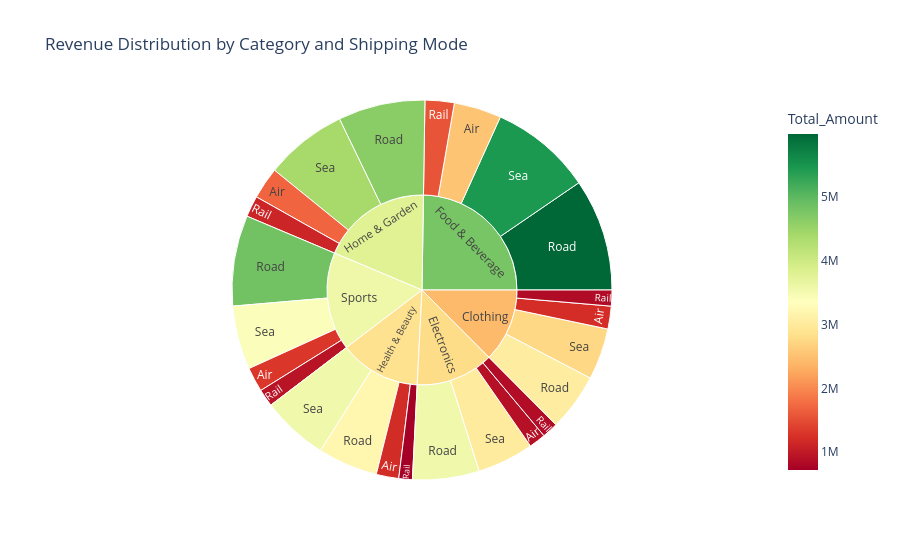

This figure's notebook cell:
### Code cell
# 2. Category Performance Sunburst Chart
category_metrics = orders_clean.groupby(['Category', 'Shipping_Mode']).agg({
    'Total_Amount': 'sum',
    'Order_ID': 'count'
}).reset_index()

fig = px.sunburst(
    category_metrics,
    path=['Category', 'Shipping_Mode'],
    values='Total_Amount',
    color='Total_Amount',
    color_continuous_scale='RdYlGn',
    title='Revenue Distribution by Category and Shipping Mode'
)

fig.write_html("dashboards/category_sunburst.html")
print("✅ Sunburst chart saved to: dashboards/category_sunburst.html")
fig.show()

### Figure 1 — Plotly figure (JSON) as saved in the notebook; plotly's stock layout.template omitted (floating-point values rounded to 4 significant figures)
{"data": [{"branchvalues": "total", "customdata": [[1216000.0], [849500.0], [3053000.0], [2745000.0], [892300.0], [854500.0], [3559000.0], [3011000.0], [2531000.0], [1557000.0], [5985000.0], [5447000.0], [1200000.0], [721900.0], [3198000.0], [3557000.0], [1695000.0], [1129000.0], [4640000.0], [4384000.0], [1309000.0], [932600.0], [4832000.0], [3403000.0], [2423000.0], [2797000.0], [4789000.0], [2863000.0], [3789000.0], [3580000.0]], "domain": {"x": [0, 1], "y": [0, 1]}, "hovertemplate": "labels=%{label}<br>Total_Amount_sum=%{value}<br>parent=%{parent}<br>id=%{id}<br>Total_Amount=%{color}<extra></extra>", "ids": ["Clothing/Air", "Clothing/Rail", "Clothing/Road", "Clothing/Sea", "Electronics/Air", "Electronics/Rail", "Electronics/Road", "Electronics/Sea", "Food & Beverage/Air", "Food & Beverage/Rail", "Food & Beverage/Road", "Food & Beverage/Sea", "Health & Beauty/Air", "Health & Beauty/Rail", "Health & Beauty/Road", "Health & Beauty/Sea", "Home & Garden/Air", "Home & Garden/Rail", "Home & Garden/Road", "Home & Garden/Sea", "Sports/Air", "Sports/Rail", "Sports/Road", "Sports/Sea", "Clothing", "Electronics", "Food & Beverage", "Health & Beauty", "Home & Garden", "Sports"], "labels": ["Air", "Rail", "Road", "Sea", "Air", "Rail", "Road", "Sea", "Air", "Rail", "Road", "Sea", "Air", "Rail", "Road", "Sea", "Air", "Rail", "Road", "Sea", "Air", "Rail", "Road", "Sea", "Clothing", "Electronics", "Food & Beverage", "Health & Beauty", "Home & Garden", "Sports"], "marker": {"coloraxis": "coloraxis", "colors": [1216000.0, 849500.0, 3053000.0, 2745000.0, 892300.0, 854500.0, 3559000.0, 3011000.0, 2531000.0, 1557000.0, 5985000.0, 5447000.0, 1200000.0, 721900.0, 3198000.0, 3557000.0, 1695000.0, 1129000.0, 4640000.0, 4384000.0, 1309000.0, 932600.0, 4832000.0, 3403000.0, 2423000.0, 2797000.0, 4789000.0, 2863000.0, 3789000.0, 3580000.0]}, "name": "", "parents": ["Clothing", "Clothing", "Clothing", "Clothing", "Electronics", "Electronics", "Electronics", "Electronics", "Food & Beverage", "Food & Beverage", "Food & Beverage", "Food & Beverage", "Health & Beauty", "Health & Beauty", "Health & Beauty", "Health & Beauty", "Home & Garden", "Home & Garden", "Home & Garden", "Home & Garden", "Sports", "Sports", "Sports", "Sports", "", "", "", "", "", ""], "type": "sunburst", "values": [1216000.0, 849500.0, 3053000.0, 2745000.0, 892300.0, 854500.0, 3559000.0, 3011000.0, 2531000.0, 1557000.0, 5985000.0, 5447000.0, 1200000.0, 721900.0, 3198000.0, 3557000.0, 1695000.0, 1129000.0, 4640000.0, 4384000.0, 1309000.0, 932600.0, 4832000.0, 3403000.0, 7863000.0, 8317000.0, 15520000.0, 8677000.0, 11850000.0, 10480000.0]}], "layout": {"coloraxis": {"colorbar": {"title": {"text": "Total_Amount"}}, "colorscale": [[0, "rgb(165,0,38)"], [0.1, "rgb(215,48,39)"], [0.2, "rgb(244,109,67)"], [0.3, "rgb(253,174,97)"], [0.4, "rgb(254,224,139)"], [0.5, "rgb(255,255,191)"], [0.6, "rgb(217,239,139)"], [0.7, "rgb(166,217,106)"], [0.8, "rgb(102,189,99)"], [0.9, "rgb(26,152,80)"], [1, "rgb(0,104,55)"]]}, "legend": {"tracegroupgap": 0}, "title": {"text": "Revenue Distribution by Category and Shipping Mode"}}}
